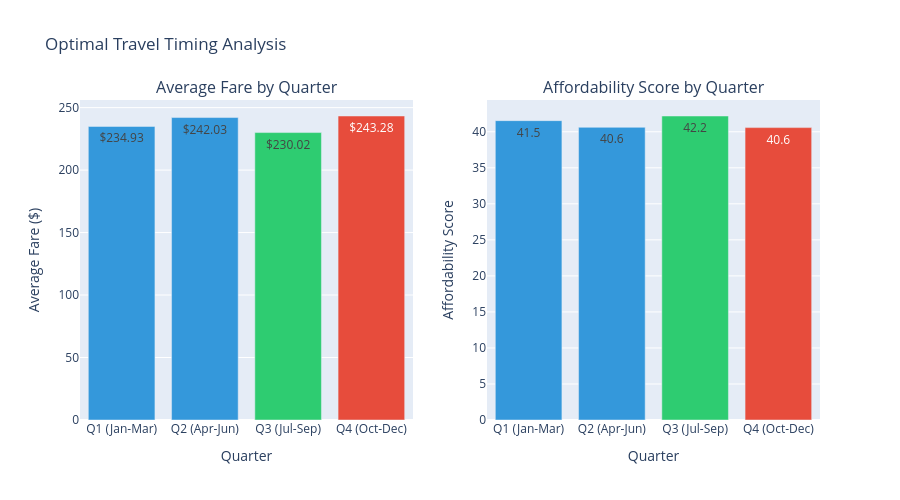

Write notebook code for a chart like this one.
### Markdown cell above
## Part 3: Optimal Booking Window

Identify the best quarters to travel based on historical patterns.

### Code cell
# Analyze seasonal patterns by route category
seasonal_analysis = df_scored.groupby(['quarter', 'city1']).agg({
    'fare': 'mean',
    'passengers': 'sum'
}).reset_index()

# Overall quarterly trends
quarter_trends = df_scored.groupby('quarter').agg({
    'fare': ['mean', 'median', 'std'],
    'affordability_score': 'mean',
    'route': 'count'
}).reset_index()

quarter_trends.columns = ['Quarter', 'Mean Fare', 'Median Fare', 'Std Dev', 'Avg Score', 'Routes']

quarter_labels = {1: 'Q1\n(Jan-Mar)', 2: 'Q2\n(Apr-Jun)', 3: 'Q3\n(Jul-Sep)', 4: 'Q4\n(Oct-Dec)'}
quarter_trends['Quarter Label'] = quarter_trends['Quarter'].map(quarter_labels)

# Visualize
fig = make_subplots(rows=1, cols=2, 
                    subplot_titles=('Average Fare by Quarter', 'Affordability Score by Quarter'),
                    specs=[[{"type": "bar"}, {"type": "bar"}]])

fig.add_trace(
    go.Bar(x=quarter_trends['Quarter Label'], y=quarter_trends['Mean Fare'],
           text=quarter_trends['Mean Fare'], texttemplate='$%{text:.2f}',
           marker_color=['#2ecc71' if x == quarter_trends['Mean Fare'].min() else '#e74c3c' if x == quarter_trends['Mean Fare'].max() else '#3498db' 
                        for x in quarter_trends['Mean Fare']],
           name='Mean Fare'),
    row=1, col=1
)

fig.add_trace(
    go.Bar(x=quarter_trends['Quarter Label'], y=quarter_trends['Avg Score'],
           text=quarter_trends['Avg Score'], texttemplate='%{text:.1f}',
           marker_color=['#2ecc71' if x == quarter_trends['Avg Score'].max() else '#e74c3c' if x == quarter_trends['Avg Score'].min() else '#3498db' 
                        for x in quarter_trends['Avg Score']],
           name='Avg Score'),
    row=1, col=2
)

fig.update_xaxes(title_text="Quarter", row=1, col=1)
fig.update_xaxes(title_text="Quarter", row=1, col=2)
fig.update_yaxes(title_text="Average Fare ($)", row=1, col=1)
fig.update_yaxes(title_text="Affordability Score", row=1, col=2)

fig.update_layout(height=500, showlegend=False, title_text="Optimal Travel Timing Analysis")
fig.show()

# Find best quarter
best_quarter = quarter_trends.loc[quarter_trends['Mean Fare'].idxmin()]
worst_quarter = quarter_trends.loc[quarter_trends['Mean Fare'].idxmax()]
savings = worst_quarter['Mean Fare'] - best_quarter['Mean Fare']

print("\n OPTIMAL BOOKING WINDOW:")
print("="*60)
print(f"\n BEST: {quarter_labels[best_quarter['Quarter']].replace(chr(10), ' ')}")
print(f"   Average Fare: ${best_quarter['Mean Fare']:.2f}")
print(f"   Affordability Score: {best_quarter['Avg Score']:.1f}/100")

print(f"\n WORST: {quarter_labels[worst_quarter['Quarter']].replace(chr(10), ' ')}")
print(f"   Average Fare: ${worst_quarter['Mean Fare']:.2f}")
print(f"   Affordability Score: {worst_quarter['Avg Score']:.1f}/100")

print(f"\n Potential Savings: ${savings:.2f} by traveling in {quarter_labels[best_quarter['Quarter']].replace(chr(10), ' ')}")
print(f"   That's {(savings/worst_quarter['Mean Fare']*100):.1f}% cheaper!")

### Figure 1 — Plotly figure (JSON) as saved in the notebook; plotly's stock layout.template omitted (floating-point values rounded to 4 significant figures)
{"data": [{"marker": {"color": ["#3498db", "#3498db", "#2ecc71", "#e74c3c"]}, "name": "Mean Fare", "text": [234.9, 242.0, 230.0, 243.3], "texttemplate": "$%{text:.2f}", "type": "bar", "x": ["Q1\n(Jan-Mar)", "Q2\n(Apr-Jun)", "Q3\n(Jul-Sep)", "Q4\n(Oct-Dec)"], "xaxis": "x", "y": [234.9, 242.0, 230.0, 243.3], "yaxis": "y"}, {"marker": {"color": ["#3498db", "#3498db", "#2ecc71", "#e74c3c"]}, "name": "Avg Score", "text": [41.54, 40.62, 42.19, 40.58], "texttemplate": "%{text:.1f}", "type": "bar", "x": ["Q1\n(Jan-Mar)", "Q2\n(Apr-Jun)", "Q3\n(Jul-Sep)", "Q4\n(Oct-Dec)"], "xaxis": "x2", "y": [41.54, 40.62, 42.19, 40.58], "yaxis": "y2"}], "layout": {"annotations": [{"font": {"size": 16}, "showarrow": false, "text": "Average Fare by Quarter", "x": 0.225, "xanchor": "center", "xref": "paper", "y": 1, "yanchor": "bottom", "yref": "paper"}, {"font": {"size": 16}, "showarrow": false, "text": "Affordability Score by Quarter", "x": 0.775, "xanchor": "center", "xref": "paper", "y": 1, "yanchor": "bottom", "yref": "paper"}], "height": 500, "showlegend": false, "title": {"text": "Optimal Travel Timing Analysis"}, "xaxis": {"anchor": "y", "domain": [0, 0.45], "title": {"text": "Quarter"}}, "xaxis2": {"anchor": "y2", "domain": [0.55, 1], "title": {"text": "Quarter"}}, "yaxis": {"anchor": "x", "domain": [0, 1], "title": {"text": "Average Fare ($)"}}, "yaxis2": {"anchor": "x2", "domain": [0, 1], "title": {"text": "Affordability Score"}}}}
